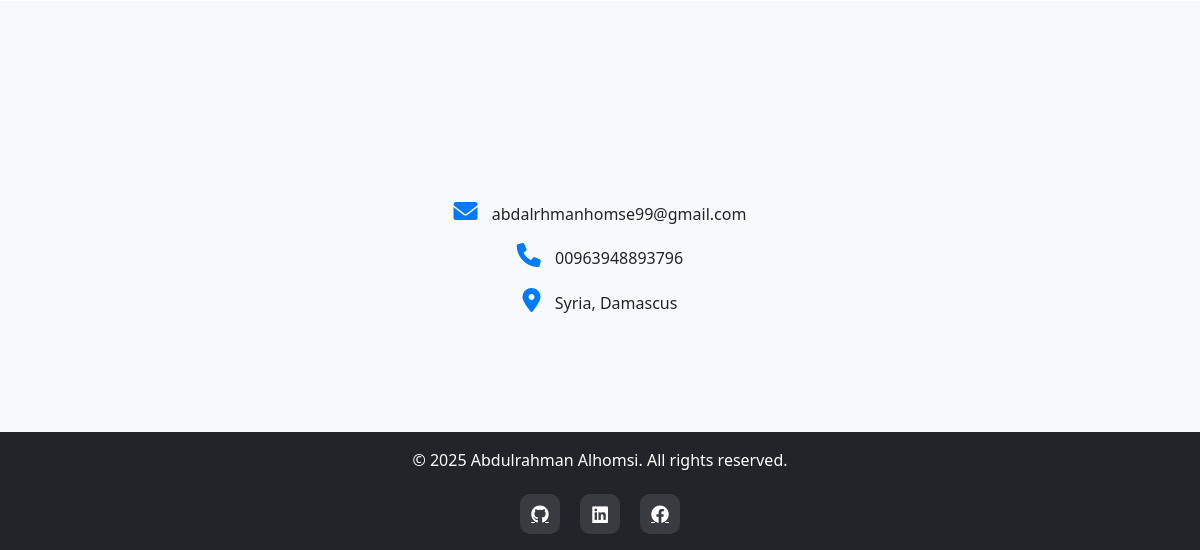
The app's page / (lower part), older data.
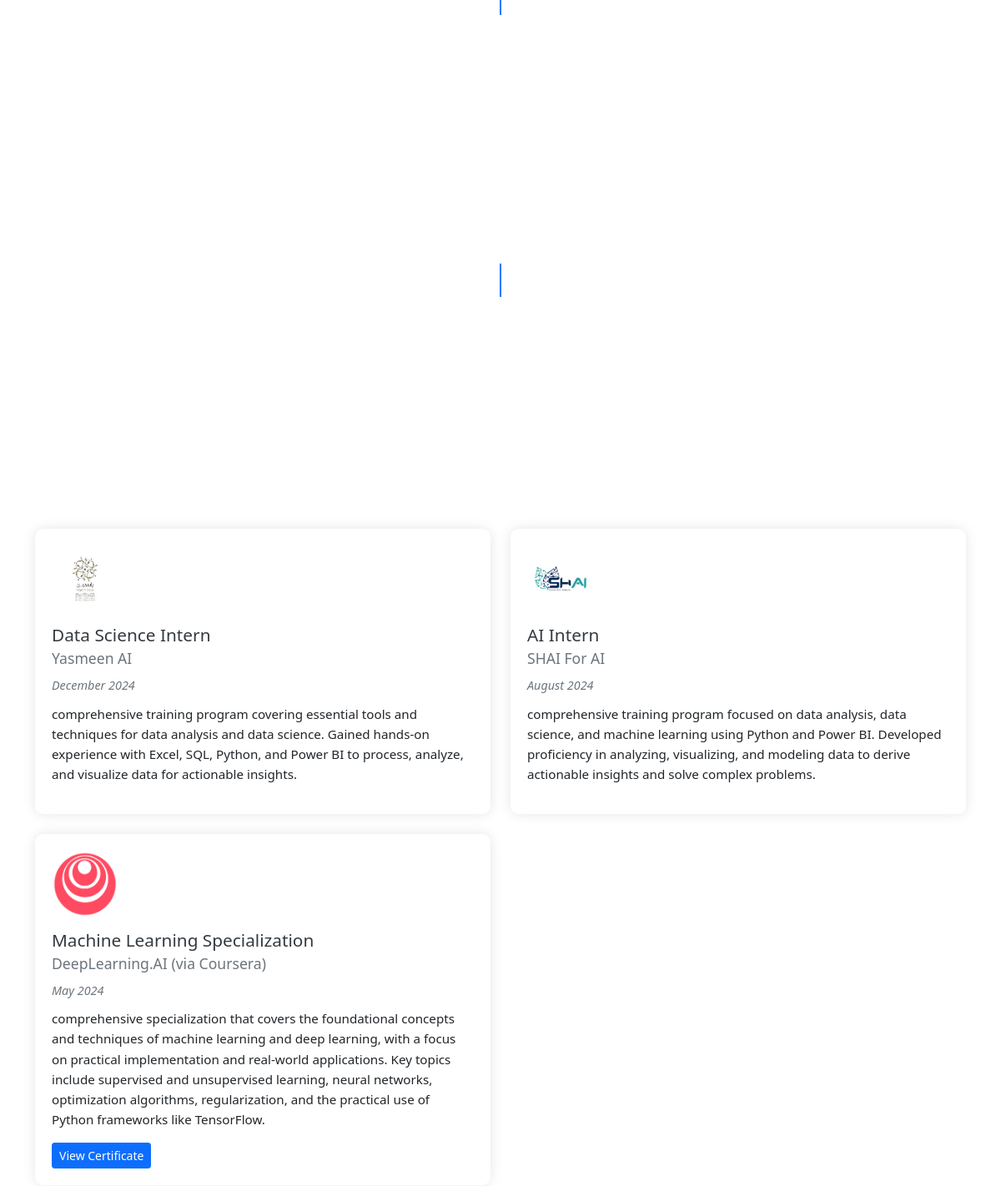
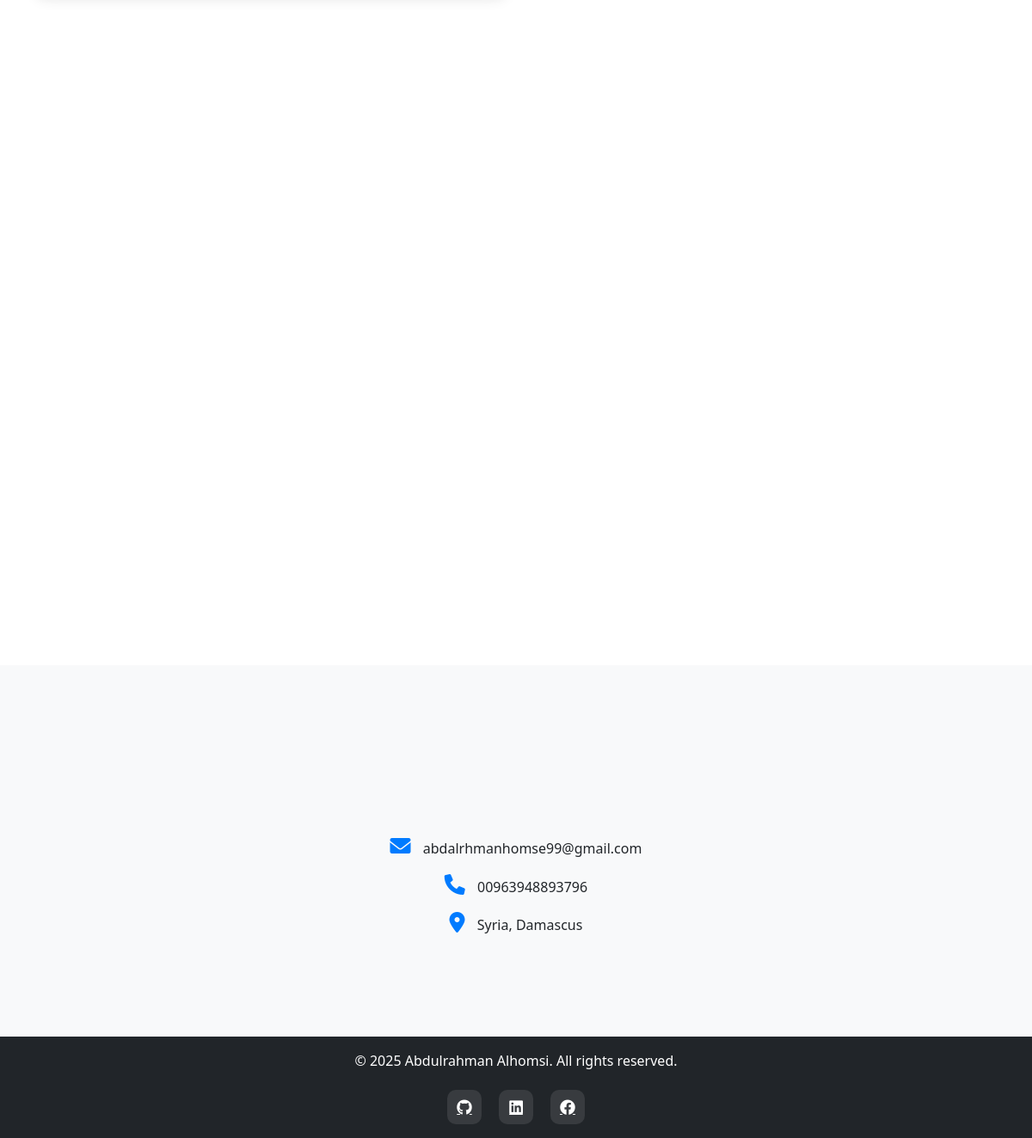
The same page, newer data (2 pictures, top to bottom).
### main/models.py (models this page shows, shortened)
class PersonalInfo(models.Model):
    name = models.CharField(max_length=100)
    title = models.CharField(max_length=200)
    description = models.TextField()
    profile_image = models.ImageField(upload_to='profile/')
    resume = models.FileField(upload_to='resume/', blank=True)
    email = models.EmailField()
    phone = models.CharField(max_length=20)
    location = models.CharField(max_length=200)

class SocialMedia(models.Model):
    platform = models.CharField(max_length=50)
    url = models.URLField()
    icon = models.CharField(max_length=50, help_text="Font Awesome class name (e.g., fa-github)")

class Course(models.Model):
    title = models.CharField(max_length=200)
    institution = models.CharField(max_length=200)
    completion_date = models.DateField()
    certificate_url = models.URLField(blank=True)
    description = models.TextField(blank=True)
    logo = models.ImageField(upload_to='courses/', blank=True)
    class Meta:
        ordering = ['-completion_date']

### main/views.py (the view)
# urls.py: path('', views.home, name='home'),
def home(request):
    context = {
        'personal_info': PersonalInfo.objects.first(),
        'skills': Skill.objects.all(),
        'projects': Project.objects.all().order_by('-date'),
        'education': Education.objects.all().order_by('-start_date'),
        'experiences': Experience.objects.all().order_by('-start_date'),
        'social_media': SocialMedia.objects.all(),
        'courses': Course.objects.all(),
        'achievements': Achievement.objects.all(),
    }
    return render(request, 'main/home.html', context)

### main/templates/main/home.html (shortened to what this page needs)
<!DOCTYPE html>
<html lang="en">
<head>
    <link href="https://cdn.jsdelivr.net/npm/bootstrap@5.1.3/dist/css/bootstrap.min.css" rel="stylesheet">
    <link rel="stylesheet" href="https://cdnjs.cloudflare.com/ajax/libs/font-awesome/6.0.0/css/all.min.css">
    {% load static %}
    <link rel="stylesheet" href="{% static 'css/style.css' %}">
</head>
<body>
    <section id="education" class="section">
    </section>
    <section id="experience" class="section">
        <div class="container">
            <div class="timeline">
            </div>
        </div>
    </section>
<section id="courses" class="section">
    <div class="container">
        <div class="row">
            {% for course in courses %}
            <div class="col-md-6 mb-4">
                <div class="course-card">
                    <div class="course-content">
                        {% if course.logo %}
                        <div class="course-logo">
                            <img src="{{ course.logo.url }}" alt="{{ course.institution }} logo">
                        </div>
                        {% endif %}
                        <div class="course-info">
                            <h3>{{ course.title }}</h3>
                            <h4>{{ course.institution }}</h4>
                            <p class="course-date">{{ course.completion_date|date:"F Y" }}</p>
                            {% if course.description %}
                            <p class="course-description">{{ course.description }}</p>
                            {% endif %}
                            {% if course.certificate_url %}
                            <a href="{{ course.certificate_url }}" class="btn btn-sm btn-primary" target="_blank">
                                View Certificate
                            </a>
                            {% endif %}
                        </div>
                    </div>
                </div>
            </div>
            {% endfor %}
        </div>
    </div>
</section>
<section id="achievements" class="section">
    <div class="container">
        <div class="achievements-container">
        </div>
    </div>
</section>
    <section id="contact" class="section">
        <div class="container">
            <div class="row">
                <div class="col-md-6 mx-auto text-center">
                    <p><i class="fas fa-envelope"></i> {{ personal_info.email }}</p>
                    <p><i class="fas fa-phone"></i> {{ personal_info.phone }}</p>
                    <p><i class="fas fa-map-marker-alt"></i> {{ personal_info.location }}</p>
                </div>
            </div>
        </div>
    </section>
    <footer class="bg-dark text-white text-center py-3">
        <p>&copy; {% now "Y" %} {{ personal_info.name }}. All rights reserved.</p>
<div class="social-footer">
    {% for social in social_media %}
    <a href="{{ social.url }}" class="social-footer-icon" target="_blank" data-platform="{{ social.platform|lower }}">
        <i class="fab {{ social.icon }}"></i>
    </a>
    {% endfor %}
</div>
    </footer>
</body>
</html>

### main/static/css/style.css (style rules this page uses)
:root { --primary-color: #007bff; --secondary-color: #6c757d; --dark-color: #343a40; --light-color: #f8f9fa; --transition: all 0.3s ease; }
html { scroll-behavior: smooth; }
body { font-family: 'Segoe UI', Tahoma, Geneva, Verdana, sans-serif; line-height: 1.6; padding-top: 76px; }
.section { padding: 100px 0; }
.timeline { position: relative; padding: 20px 0; }
.timeline::before { content: ''; position: absolute; left: 50%; transform: translateX(-50%); width: 2px; height: 100%; background-color: var(--primary-color); }
#contact { background-color: var(--light-color); }
#contact i { font-size: 1.5rem; color: var(--primary-color); margin-right: 10px; }
.course-card { background-color: white; border-radius: 10px; box-shadow: 0 0 15px rgba(0, 0, 0, 0.1); transition: var(--transition); height: 100%; }
.course-content { padding: 20px; }
.course-logo { width: 80px; height: 80px; margin-bottom: 15px; }
.course-logo img { width: 100%; height: 100%; object-fit: contain; }
.course-info h3 { font-size: 1.3rem; margin-bottom: 5px; color: var(--dark-color); }
.course-info h4 { font-size: 1.1rem; color: var(--secondary-color); margin-bottom: 10px; }
.course-date { font-size: 0.9rem; color: var(--secondary-color); font-style: italic; margin-bottom: 10px; }
.course-description { font-size: 0.95rem; margin-bottom: 15px; }
.social-footer { margin-top: 20px; display: flex; justify-content: center; gap: 20px; }
.social-footer-icon { width: 40px; height: 40px; border-radius: 10px; display: flex; align-items: center; justify-content: center; color: white; font-size: 18px; transition: all 0.3s ease; background: rgba(255, 255, 255, 0.1); }
.achievements-container { display: grid; grid-template-columns: repeat(auto-fit, minmax(300px, 1fr)); gap: 30px; padding: 20px 0; }

Row changes from the older to the newer data that the page shows:
added Course: logo (picture), title "Data Science Intern", institution "Yasmeen AI", completion_date "December 2024", description "comprehensive training program covering essential tools and techniques for data analysis and data science. Gained hands-on experience with Excel, SQL, Python, and Power BI to process, analyze, and visualize data for actionable insights."
added Course: logo (picture), title "AI Intern", institution "SHAI For AI", completion_date "August 2024", description "comprehensive training program focused on data analysis, data science, and machine learning using Python and Power BI. Developed proficiency in analyzing, visualizing, and modeling data to derive actionable insights and solve complex problems."
added Course: logo (picture), title "Machine Learning Specialization", institution "DeepLearning.AI (via Coursera)", completion_date "May 2024", description "comprehensive specialization that covers the foundational concepts and techniques of machine learning and deep learning, with a focus on practical implementation and real-world applications. Key topics include supervised and unsupervised learning, neural networks, optimization algorithms, regularization, and the practical use of Python frameworks like TensorFlow."
